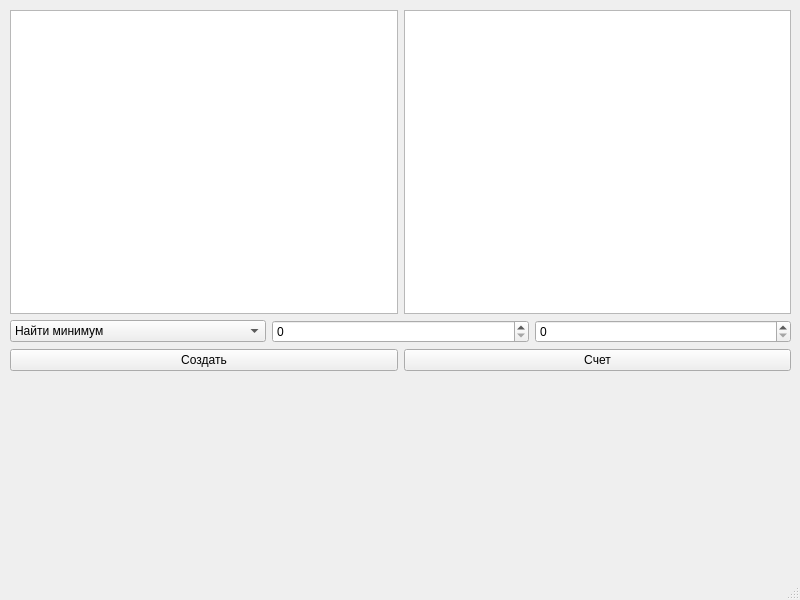
<?xml version="1.0" encoding="UTF-8"?>
<ui version="4.0">
 <class>MainWindow</class>
 <widget class="QMainWindow" name="MainWindow">
  <property name="geometry">
   <rect>
    <x>0</x>
    <y>0</y>
    <width>800</width>
    <height>600</height>
   </rect>
  </property>
  <property name="minimumSize">
   <size>
    <width>800</width>
    <height>600</height>
   </size>
  </property>
  <property name="maximumSize">
   <size>
    <width>800</width>
    <height>600</height>
   </size>
  </property>
  <property name="windowTitle">
   <string>MainWindow</string>
  </property>
  <widget class="QWidget" name="centralwidget">
   <widget class="QWidget" name="">
    <property name="geometry">
     <rect>
      <x>10</x>
      <y>10</y>
      <width>781</width>
      <height>361</height>
     </rect>
    </property>
    <layout class="QVBoxLayout" name="verticalLayout_2">
     <item>
      <layout class="QVBoxLayout" name="verticalLayout">
       <item>
        <layout class="QHBoxLayout" name="horizontalLayout">
         <item>
          <widget class="QTableWidget" name="tableWidget"/>
         </item>
         <item>
          <widget class="QTextEdit" name="textEdit"/>
         </item>
        </layout>
       </item>
       <item>
        <layout class="QHBoxLayout" name="horizontalLayout_2">
         <item>
          <widget class="QComboBox" name="comboBox">
           <item>
            <property name="text">
             <string>Найти минимум</string>
            </property>
           </item>
           <item>
            <property name="text">
             <string>Найти максимум</string>
            </property>
           </item>
          </widget>
         </item>
         <item>
          <widget class="QSpinBox" name="spinBox"/>
         </item>
         <item>
          <widget class="QSpinBox" name="spinBox_2"/>
         </item>
        </layout>
       </item>
      </layout>
     </item>
     <item>
      <layout class="QHBoxLayout" name="horizontalLayout_3">
       <item>
        <widget class="QPushButton" name="pushButton_2">
         <property name="text">
          <string>Создать</string>
         </property>
        </widget>
       </item>
       <item>
        <widget class="QPushButton" name="pushButton">
         <property name="text">
          <string>Счет</string>
         </property>
        </widget>
       </item>
      </layout>
     </item>
    </layout>
   </widget>
  </widget>
  <widget class="QMenuBar" name="menubar">
   <property name="geometry">
    <rect>
     <x>0</x>
     <y>0</y>
     <width>800</width>
     <height>30</height>
    </rect>
   </property>
  </widget>
  <widget class="QStatusBar" name="statusbar"/>
 </widget>
 <resources/>
 <connections/>
</ui>
